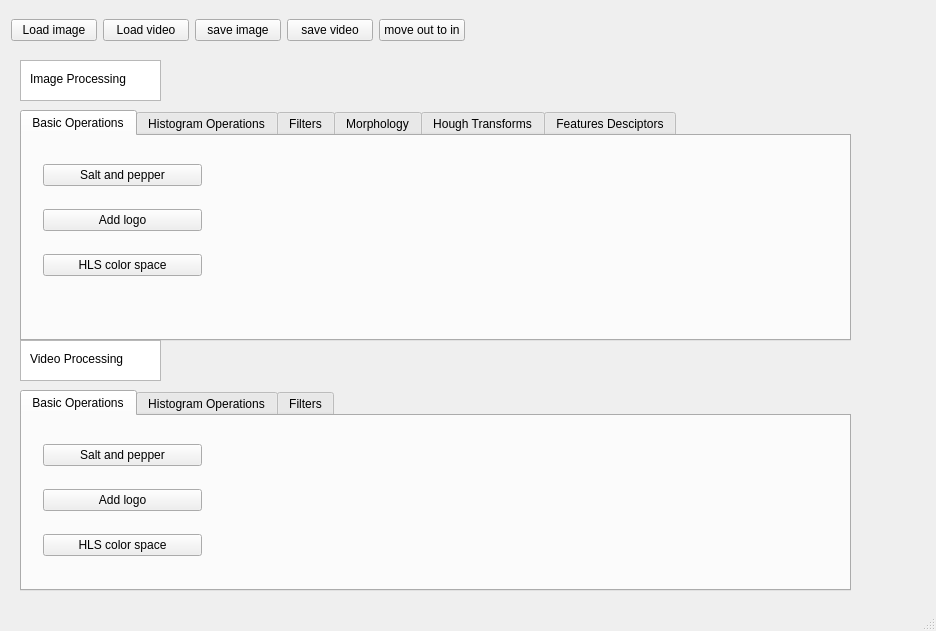
<?xml version="1.0" encoding="UTF-8"?>
<ui version="4.0">
 <class>MainWindow</class>
 <widget class="QMainWindow" name="MainWindow">
  <property name="geometry">
   <rect>
    <x>0</x>
    <y>0</y>
    <width>936</width>
    <height>631</height>
   </rect>
  </property>
  <property name="windowTitle">
   <string>MainWindow</string>
  </property>
  <widget class="QWidget" name="centralWidget">
   <widget class="QWidget" name="horizontalLayoutWidget">
    <property name="geometry">
     <rect>
      <x>0</x>
      <y>0</y>
      <width>476</width>
      <height>61</height>
     </rect>
    </property>
    <layout class="QHBoxLayout" name="horizontalLayout">
     <item>
      <widget class="QPushButton" name="loadImageButton">
       <property name="text">
        <string>Load image</string>
       </property>
      </widget>
     </item>
     <item>
      <widget class="QPushButton" name="loadVideoButton">
       <property name="text">
        <string>Load video</string>
       </property>
      </widget>
     </item>
     <item>
      <widget class="QPushButton" name="saveImage">
       <property name="text">
        <string>save image</string>
       </property>
      </widget>
     </item>
     <item>
      <widget class="QPushButton" name="saveVideo">
       <property name="text">
        <string>save video</string>
       </property>
      </widget>
     </item>
     <item>
      <widget class="QPushButton" name="moveInToOutButton">
       <property name="text">
        <string>move out to in</string>
       </property>
      </widget>
     </item>
    </layout>
   </widget>
   <widget class="QTabWidget" name="tabWidget">
    <property name="geometry">
     <rect>
      <x>20</x>
      <y>110</y>
      <width>831</width>
      <height>231</height>
     </rect>
    </property>
    <property name="currentIndex">
     <number>0</number>
    </property>
    <widget class="QWidget" name="tab">
     <attribute name="title">
      <string>Basic Operations</string>
     </attribute>
     <widget class="QWidget" name="verticalLayoutWidget">
      <property name="geometry">
       <rect>
        <x>10</x>
        <y>0</y>
        <width>181</width>
        <height>171</height>
       </rect>
      </property>
      <layout class="QVBoxLayout" name="verticalLayout">
       <item>
        <widget class="QPushButton" name="saltPepperButton">
         <property name="text">
          <string>Salt and pepper</string>
         </property>
        </widget>
       </item>
       <item>
        <widget class="QPushButton" name="logoButton">
         <property name="text">
          <string>Add logo</string>
         </property>
        </widget>
       </item>
       <item>
        <widget class="QPushButton" name="colorSpaceButton">
         <property name="text">
          <string>HLS color space</string>
         </property>
        </widget>
       </item>
      </layout>
     </widget>
    </widget>
    <widget class="QWidget" name="tab_2">
     <attribute name="title">
      <string>Histogram Operations</string>
     </attribute>
     <widget class="QWidget" name="verticalLayoutWidget_2">
      <property name="geometry">
       <rect>
        <x>0</x>
        <y>0</y>
        <width>160</width>
        <height>80</height>
       </rect>
      </property>
      <layout class="QVBoxLayout" name="verticalLayout_2">
       <item>
        <widget class="QPushButton" name="computeHistButton">
         <property name="text">
          <string>Compute histogram</string>
         </property>
        </widget>
       </item>
       <item>
        <widget class="QPushButton" name="equalizeHistButton">
         <property name="text">
          <string>Equalize histogram</string>
         </property>
        </widget>
       </item>
      </layout>
     </widget>
    </widget>
    <widget class="QWidget" name="tab_3">
     <attribute name="title">
      <string>Filters</string>
     </attribute>
     <widget class="QWidget" name="verticalLayoutWidget_4">
      <property name="geometry">
       <rect>
        <x>0</x>
        <y>0</y>
        <width>160</width>
        <height>151</height>
       </rect>
      </property>
      <layout class="QVBoxLayout" name="verticalLayout_4">
       <item>
        <widget class="QPushButton" name="blurButton">
         <property name="text">
          <string>Blur</string>
         </property>
        </widget>
       </item>
       <item>
        <widget class="QPushButton" name="sobelButton">
         <property name="text">
          <string>Sobel filter</string>
         </property>
        </widget>
       </item>
       <item>
        <widget class="QPushButton" name="lablacianButton">
         <property name="text">
          <string>Laplacian filter</string>
         </property>
        </widget>
       </item>
       <item>
        <widget class="QPushButton" name="sharpenButton">
         <property name="text">
          <string>Sharpen</string>
         </property>
        </widget>
       </item>
       <item>
        <widget class="QPushButton" name="cannyButton">
         <property name="text">
          <string>Canny edge detector</string>
         </property>
        </widget>
       </item>
      </layout>
     </widget>
    </widget>
    <widget class="QWidget" name="tab_4">
     <attribute name="title">
      <string>Morphology</string>
     </attribute>
     <widget class="QWidget" name="verticalLayoutWidget_3">
      <property name="geometry">
       <rect>
        <x>0</x>
        <y>0</y>
        <width>160</width>
        <height>120</height>
       </rect>
      </property>
      <layout class="QVBoxLayout" name="verticalLayout_3">
       <item>
        <widget class="QPushButton" name="dilateButton">
         <property name="text">
          <string>Dilate</string>
         </property>
        </widget>
       </item>
       <item>
        <widget class="QPushButton" name="erodeButton">
         <property name="text">
          <string>Erode</string>
         </property>
        </widget>
       </item>
       <item>
        <widget class="QPushButton" name="openButton">
         <property name="text">
          <string>Open</string>
         </property>
        </widget>
       </item>
       <item>
        <widget class="QPushButton" name="closeButton">
         <property name="text">
          <string>Close</string>
         </property>
        </widget>
       </item>
      </layout>
     </widget>
    </widget>
    <widget class="QWidget" name="tab_5">
     <attribute name="title">
      <string>Hough Transforms</string>
     </attribute>
     <widget class="QWidget" name="verticalLayoutWidget_5">
      <property name="geometry">
       <rect>
        <x>0</x>
        <y>0</y>
        <width>160</width>
        <height>80</height>
       </rect>
      </property>
      <layout class="QVBoxLayout" name="verticalLayout_5">
       <item>
        <widget class="QPushButton" name="houghLineButton">
         <property name="text">
          <string>Extract lines</string>
         </property>
        </widget>
       </item>
       <item>
        <widget class="QPushButton" name="houghCircleButton">
         <property name="text">
          <string>Extract circles</string>
         </property>
        </widget>
       </item>
      </layout>
     </widget>
    </widget>
    <widget class="QWidget" name="tab_6">
     <attribute name="title">
      <string>Features Desciptors</string>
     </attribute>
     <widget class="QWidget" name="verticalLayoutWidget_6">
      <property name="geometry">
       <rect>
        <x>0</x>
        <y>0</y>
        <width>160</width>
        <height>196</height>
       </rect>
      </property>
      <layout class="QVBoxLayout" name="verticalLayout_6">
       <item>
        <widget class="QPushButton" name="fastButton">
         <property name="text">
          <string>FAST</string>
         </property>
        </widget>
       </item>
       <item>
        <widget class="QPushButton" name="harrisButton">
         <property name="text">
          <string>Harris corners</string>
         </property>
        </widget>
       </item>
      </layout>
     </widget>
    </widget>
   </widget>
   <widget class="QTabWidget" name="tabWidget_2">
    <property name="geometry">
     <rect>
      <x>20</x>
      <y>390</y>
      <width>831</width>
      <height>201</height>
     </rect>
    </property>
    <property name="currentIndex">
     <number>0</number>
    </property>
    <widget class="QWidget" name="tab_7">
     <attribute name="title">
      <string>Basic Operations</string>
     </attribute>
     <widget class="QWidget" name="verticalLayoutWidget_8">
      <property name="geometry">
       <rect>
        <x>10</x>
        <y>0</y>
        <width>181</width>
        <height>171</height>
       </rect>
      </property>
      <layout class="QVBoxLayout" name="verticalLayout_8">
       <item>
        <widget class="QPushButton" name="saltPepperButton_2">
         <property name="text">
          <string>Salt and pepper</string>
         </property>
        </widget>
       </item>
       <item>
        <widget class="QPushButton" name="logoButton_2">
         <property name="text">
          <string>Add logo</string>
         </property>
        </widget>
       </item>
       <item>
        <widget class="QPushButton" name="colorSpaceButton_2">
         <property name="text">
          <string>HLS color space</string>
         </property>
        </widget>
       </item>
      </layout>
     </widget>
    </widget>
    <widget class="QWidget" name="tab_8">
     <attribute name="title">
      <string>Histogram Operations</string>
     </attribute>
     <widget class="QWidget" name="verticalLayoutWidget_9">
      <property name="geometry">
       <rect>
        <x>0</x>
        <y>0</y>
        <width>160</width>
        <height>80</height>
       </rect>
      </property>
      <layout class="QVBoxLayout" name="verticalLayout_9">
       <item>
        <widget class="QPushButton" name="equalizeHistButton_2">
         <property name="text">
          <string>Equalize histogram</string>
         </property>
        </widget>
       </item>
      </layout>
     </widget>
    </widget>
    <widget class="QWidget" name="tab_9">
     <attribute name="title">
      <string>Filters</string>
     </attribute>
     <widget class="QWidget" name="verticalLayoutWidget_10">
      <property name="geometry">
       <rect>
        <x>0</x>
        <y>0</y>
        <width>160</width>
        <height>151</height>
       </rect>
      </property>
      <layout class="QVBoxLayout" name="verticalLayout_10">
       <item>
        <widget class="QPushButton" name="blurButton_2">
         <property name="text">
          <string>Blur</string>
         </property>
        </widget>
       </item>
       <item>
        <widget class="QPushButton" name="sobelButton_2">
         <property name="text">
          <string>Sobel filter</string>
         </property>
        </widget>
       </item>
       <item>
        <widget class="QPushButton" name="cannyButton_2">
         <property name="text">
          <string>Canny edge detector</string>
         </property>
        </widget>
       </item>
      </layout>
     </widget>
    </widget>
   </widget>
   <widget class="QTextBrowser" name="textBrowser">
    <property name="geometry">
     <rect>
      <x>20</x>
      <y>60</y>
      <width>141</width>
      <height>41</height>
     </rect>
    </property>
   </widget>
   <widget class="QLabel" name="label">
    <property name="geometry">
     <rect>
      <x>30</x>
      <y>70</y>
      <width>131</width>
      <height>17</height>
     </rect>
    </property>
    <property name="text">
     <string>Image Processing</string>
    </property>
   </widget>
   <widget class="QTextBrowser" name="textBrowser_2">
    <property name="geometry">
     <rect>
      <x>20</x>
      <y>340</y>
      <width>141</width>
      <height>41</height>
     </rect>
    </property>
   </widget>
   <widget class="QLabel" name="label_2">
    <property name="geometry">
     <rect>
      <x>30</x>
      <y>350</y>
      <width>131</width>
      <height>17</height>
     </rect>
    </property>
    <property name="text">
     <string>Video Processing</string>
    </property>
   </widget>
  </widget>
  <widget class="QStatusBar" name="statusBar"/>
 </widget>
 <layoutdefault spacing="6" margin="11"/>
 <resources/>
 <connections/>
</ui>
